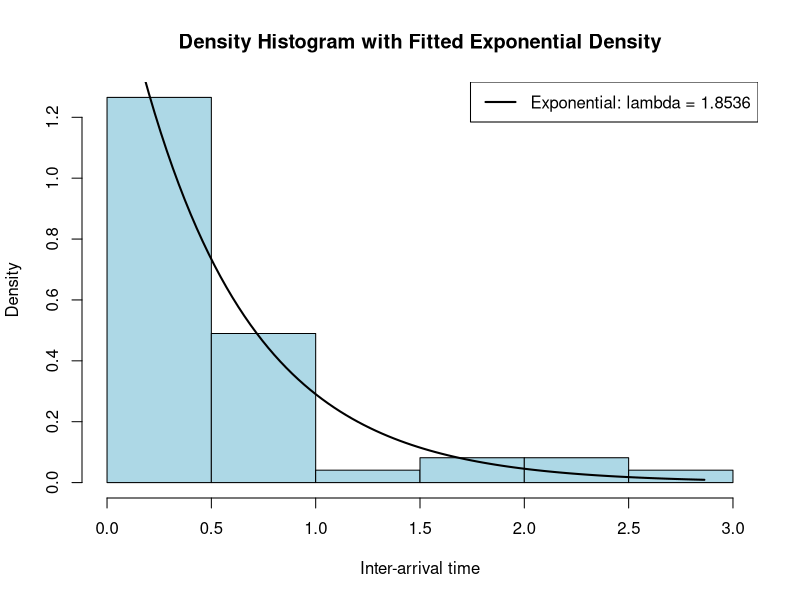

This chart was generated by the following R code:
## ---- chunk 1
knitr::opts_chunk$set(echo = TRUE)
## ---- chunk 2
# Inter-arrival time data
x <- c(
  0.894, 0.235, 0.071, 0.459, 0.1, 0.991, 0.424, 0.154, 0.431, 0.919,
  0.061, 0.216, 0.082, 0.092, 0.186, 0.579, 1.653, 0.83, 0.093, 0.311,
  0.429, 2.01, 1.718, 0.041, 0.817, 0.612, 0.158, 0.099, 0.712, 2.267,
  0.143, 0.527, 0.162, 0.994, 0.091, 0.055, 1.033, 0.076, 0.0149, 0.139,
  0.752, 2.863, 0.107, 0.866, 0.083, 0.188, 0.365, 0.278, 0.054
)

# Calculating the mean
mean_x <- mean(x)
cat("The mean of the given data set is :",mean_x)

# Estimating the exponential parameter
lambda <- 1 / mean_x
cat("The estimated value of the exponential parameter lambda is :",lambda)

# Constructing density histogram
hist(x,
     probability = TRUE,
     breaks = "Sturges",
     col = "lightblue",
     border = "black",
     main = "Density Histogram with Fitted Exponential Density",
     xlab = "Inter-arrival time",
     ylab = "Density")

# Superimposing fitted exponential density
curve(dexp(x, rate = lambda),
      from = 0,
      to = max(x),
      add = TRUE,
      lwd = 2)

# Displaying estimated parameter
legend("topright",
       legend = paste("Exponential: lambda =", round(lambda, 4)),
       lwd = 2)
